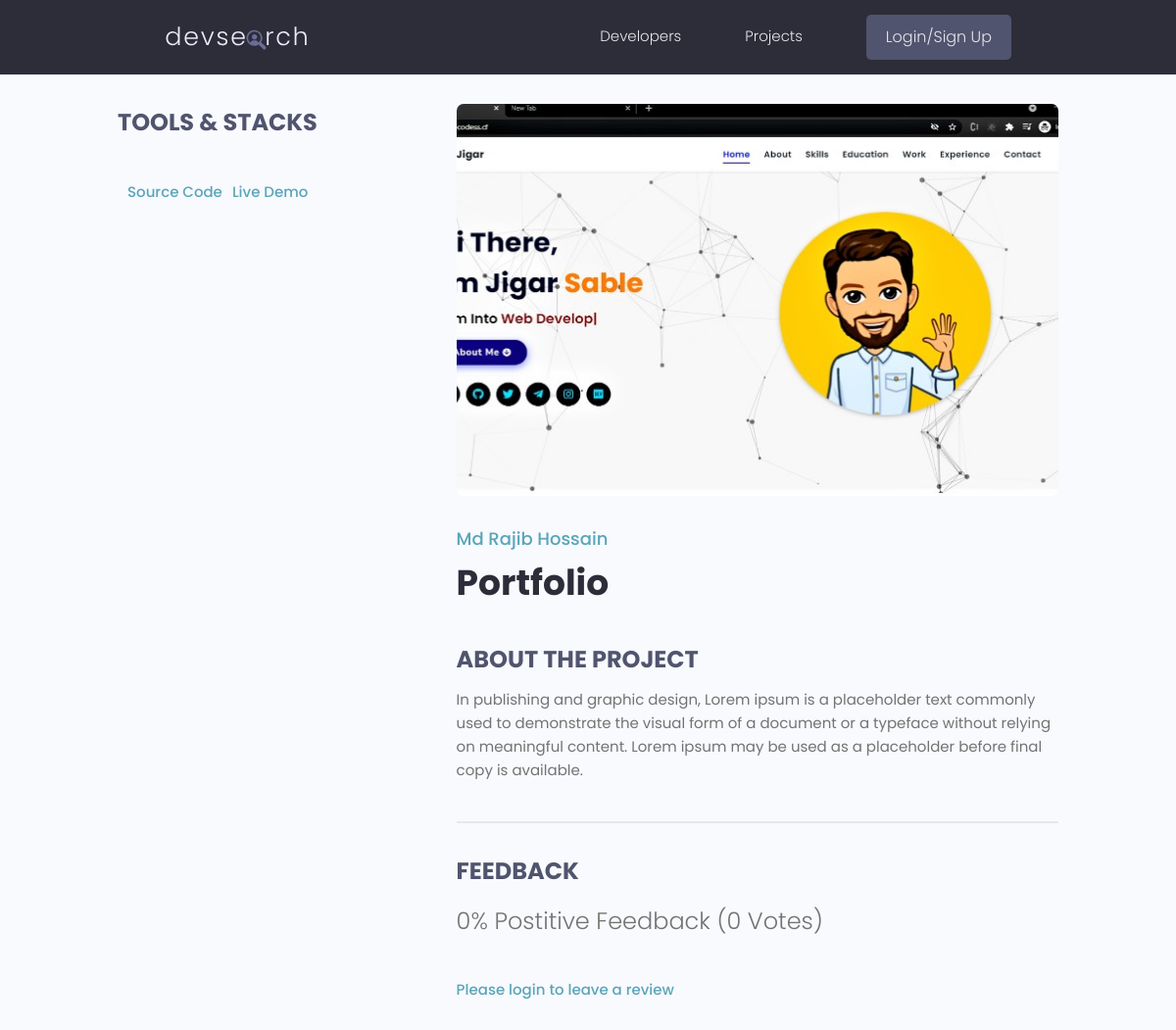
The app's page /projects/project/cef13a99b67b470ba2a9331d1c90c507/, older data.
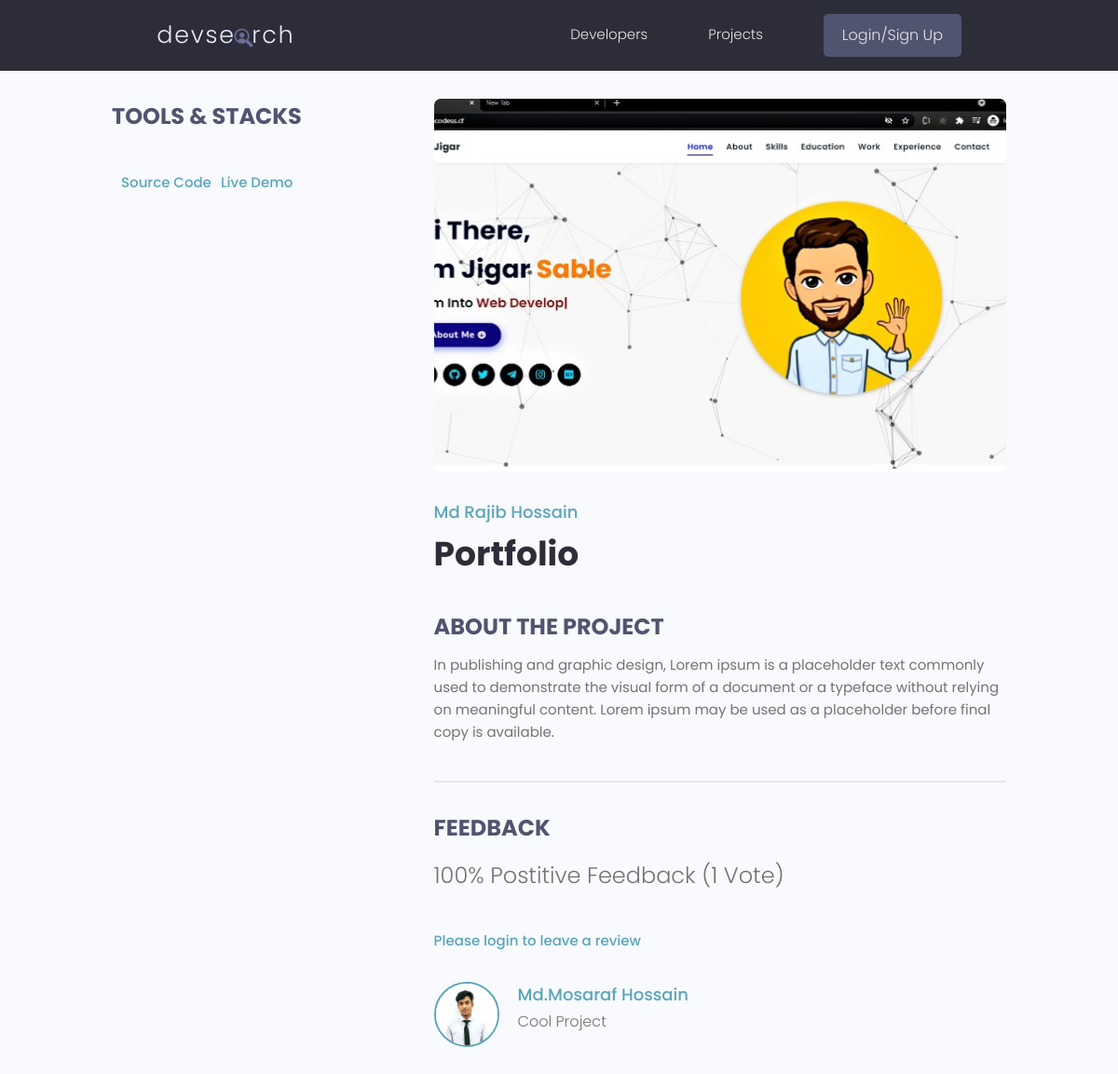
The same page, newer data.
### projects/models.py (models this page shows, shortened)
class Project(models.Model):
    owner = models.ForeignKey(Profile, null=True, blank=True, on_delete=models.SET_NULL)
    title = models.CharField(max_length=200)
    description = models.TextField(null=True, blank=True)
    featured_image = models.ImageField(null=True, blank=True, default='default.jpg')
    demo_link = models.CharField(max_length=2000, null=True, blank=True)
    source_link = models.CharField(max_length=2000, null=True, blank=True)
    vote_total = models.IntegerField(default=0, null=True, blank=True)
    vote_ratio = models.IntegerField(default=0, null=True, blank=True)
    tags = models.ManyToManyField('Tag', blank=True)
    created = models.DateTimeField(auto_now_add=True)
    id = models.UUIDField(default=uuid.uuid4, unique=True, primary_key=True, editable=False)
    class Meta:
        ordering = ['-vote_ratio', '-vote_total', 'title']
    @property
    def reviewers(self):
        queeyset = self.review_set.all().values_list('owner__id', flat=True)
        return queeyset

class Review(models.Model):
    VOTE_TYPE = (
        ('up', 'Up Vote'),
        ('down', 'Down Vote'),
    )
    owner = models.ForeignKey(Profile, on_delete=models.CASCADE, null=True)
    project = models.ForeignKey(Project, on_delete=models.CASCADE)
    body = models.TextField(null=True, blank=True)
    value = models.CharField(max_length=200, choices=VOTE_TYPE)
    created = models.DateTimeField(auto_now_add=True)
    id = models.UUIDField(default=uuid.uuid4, unique=True, primary_key=True, editable=False)
    class Meta:
        unique_together = [['owner', 'project']]

### users/models.py (models this page shows, shortened)
class Profile(models.Model):
    user = models.OneToOneField(
        User, on_delete=models.CASCADE, null=True, blank=True)
    name = models.CharField(max_length=200, blank=True, null=True)
    username = models.CharField(max_length=200, blank=True, null=True)
    location = models.CharField(max_length=200, blank=True, null=True)
    email = models.EmailField(max_length=500, blank=True, null=True)
    short_intro = models.CharField(max_length=200, blank=True, null=True)
    bio = models.TextField(blank=True, null=True)
    profile_image = models.ImageField(null=True, blank=True, upload_to='profiles/', default='profiles/user-default.png')
    social_github = models.CharField(max_length=200, blank=True, null=True)
    social_twitter = models.CharField(max_length=200, blank=True, null=True)
    social_linkedin = models.CharField(max_length=200, blank=True, null=True)
    social_youtube = models.CharField(max_length=200, blank=True, null=True)
    social_website = models.CharField(max_length=200, blank=True, null=True)
    created = models.DateField(auto_now_add=True)
    id = models.UUIDField(default=uuid.uuid4, unique=True, primary_key=True, editable=False)

### projects/views.py (the view, shortened to what this page needs)
# urls.py: path('project/<str:pk>/', views.project, name="project"),
def project(request, pk):
    projectObj = Project.objects.get(id=pk)
    form = ReviewForm()
    return render(request, 'projects/single-project.html', {'project': projectObj, 'form': form})

### projects/templates/projects/single-project.html (shortened to what this page needs)
{% extends 'main.html' %}
{% block content %}
    <main class="singleProject my-md">
        <div class="container">
          <div class="layout">
            <div class="column column--1of3">
              <h3 class="singleProject__subtitle">Tools & Stacks</h3>
              {% if project.source_link %}
              <a class="singleProject__liveLink" href="{{project.source_link}}" target="_blank">Source Code
              {% endif %}
              {% if project.demo_link %}
              <a class="singleProject__liveLink" href="{{project.demo_link}}" target="_blank">Live Demo
              {% endif %}
              </a>
            </div>
            <div class="column column--2of3">
              <img class="singleProject__preview" src="{{project.featured_image.url}}" alt="portfolio thumbnail" />
              <a href="{% url 'user-profile' project.owner.id %}" class="singleProject__developer">{{project.owner.name}}</a>
              <h2 class="singleProject__title">{{project.title}}</h2>
              <h3 class="singleProject__subtitle">About the Project</h3>
              <div class="singleProject__info">
                {{project.description}}
              </div>
              <div class="comments">
                <h3 class="singleProject__subtitle">Feedback</h3>
                <h5 class="project--rating">
                    {{project.vote_ratio}}% Postitive Feedback ({{project.vote_total}} Vote{{project.vote_total | pluralize:"s"}})
                </h5>
                {% if request.user.profile.id in project.reviewers %}
                  <p>You have already submitted review for this project</p>
                  {% elif request.user.profile == project.owner %}
                  <p>you cannot review your own work </p>
                 {% else %}
                  <a href="{% url 'login' %}?next={{request.path}}">Please login to leave a review</a>
                {% endif %}
                <div class="commentList">
                  {% for review in project.review_set.all %}
                  {% if review.body %}
                  <div class="comment">
                    <a href="{ url 'user-profile' review.owner.id }">
                      <img class="avatar avatar--md"
                        src="{{ review.owner.profile_image.url }}" alt="user" />
                    </a>
                    <div class="comment__details">
                      <a href="{ url 'user-profile' review.owner.id }" class="comment__author">{{review.owner.name}}</a>
                      <p class="comment__info">
                        {{review.body | linebreaks}}
                      </p>
                    </div>
                  </div>
                  {% endif %}
                  {% endfor %}
                </div>
              </div>
            </div>
          </div>
        </div>
      </main>
{% endblock content %}

Row changes from the older to the newer data that the page shows:
changed Project "Portfolio": vote_ratio "0" → "100"; vote_total "0" → "1"; vote_total|pluralize "s" → (not shown)
added Review: owner.profile_image (picture), owner.name "Md.Mosaraf Hossain", body "Cool Project"
